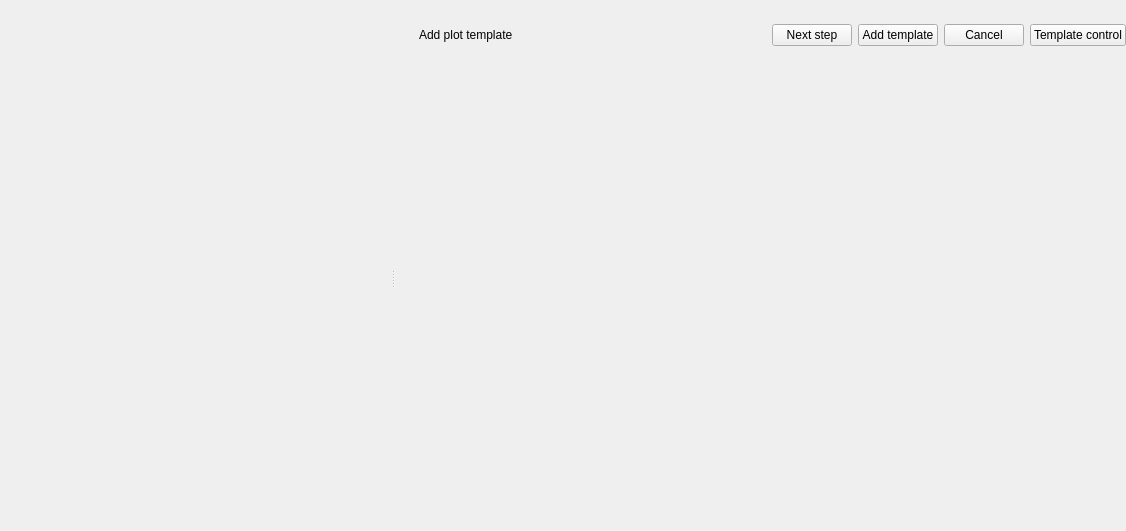
<?xml version="1.0" encoding="UTF-8"?>
<ui version="4.0">
 <class>PlotTemplateListWidget</class>
 <widget class="QWidget" name="PlotTemplateListWidget">
  <property name="geometry">
   <rect>
    <x>0</x>
    <y>0</y>
    <width>1126</width>
    <height>531</height>
   </rect>
  </property>
  <property name="windowTitle">
   <string>Form</string>
  </property>
  <layout class="QVBoxLayout" name="verticalLayout_8">
   <property name="spacing">
    <number>0</number>
   </property>
   <property name="leftMargin">
    <number>0</number>
   </property>
   <property name="topMargin">
    <number>24</number>
   </property>
   <property name="rightMargin">
    <number>0</number>
   </property>
   <property name="bottomMargin">
    <number>0</number>
   </property>
   <item>
    <widget class="QSplitter" name="splitter">
     <property name="orientation">
      <enum>Qt::Horizontal</enum>
     </property>
     <widget class="QStackedWidget" name="stwdtList">
      <property name="currentIndex">
       <number>1</number>
      </property>
      <widget class="QWidget" name="templateListEditPage">
       <layout class="QVBoxLayout" name="verticalLayout_7">
        <property name="leftMargin">
         <number>0</number>
        </property>
        <property name="topMargin">
         <number>0</number>
        </property>
        <property name="rightMargin">
         <number>0</number>
        </property>
        <property name="bottomMargin">
         <number>0</number>
        </property>
        <item>
         <widget class="QLabel" name="lExistTemplateList">
          <property name="text">
           <string>Plot template list</string>
          </property>
         </widget>
        </item>
        <item>
         <widget class="QTreeView" name="tvExistTemplateList"/>
        </item>
       </layout>
      </widget>
      <widget class="QWidget" name="templateListViewPage">
       <layout class="QVBoxLayout" name="verticalLayout_2">
        <property name="leftMargin">
         <number>0</number>
        </property>
        <property name="topMargin">
         <number>0</number>
        </property>
        <property name="rightMargin">
         <number>0</number>
        </property>
        <property name="bottomMargin">
         <number>0</number>
        </property>
        <item>
         <widget class="LibraryPlotTemplateWidget" name="wdtTemplateList" native="true"/>
        </item>
       </layout>
      </widget>
     </widget>
     <widget class="QWidget" name="layoutWidget">
      <layout class="QVBoxLayout" name="verticalLayout">
       <property name="leftMargin">
        <number>24</number>
       </property>
       <property name="topMargin">
        <number>0</number>
       </property>
       <item>
        <layout class="QHBoxLayout" name="horizontalLayout_3">
         <item>
          <widget class="QLabel" name="lAddTemplate">
           <property name="text">
            <string>Add plot template</string>
           </property>
          </widget>
         </item>
         <item>
          <spacer name="horizontalSpacer_2">
           <property name="orientation">
            <enum>Qt::Horizontal</enum>
           </property>
           <property name="sizeHint" stdset="0">
            <size>
             <width>0</width>
             <height>0</height>
            </size>
           </property>
          </spacer>
         </item>
         <item>
          <widget class="QPushButton" name="pbNextStep">
           <property name="text">
            <string>Next step</string>
           </property>
          </widget>
         </item>
         <item>
          <widget class="QPushButton" name="pbAddExistTemplate">
           <property name="text">
            <string>Add template</string>
           </property>
          </widget>
         </item>
         <item>
          <widget class="QPushButton" name="pbCancel">
           <property name="text">
            <string>Cancel</string>
           </property>
          </widget>
         </item>
         <item>
          <widget class="QPushButton" name="pbControlMenu">
           <property name="text">
            <string>Template control</string>
           </property>
          </widget>
         </item>
        </layout>
       </item>
       <item>
        <widget class="QStackedWidget" name="stwdtTemplate">
         <property name="currentIndex">
          <number>2</number>
         </property>
         <widget class="QWidget" name="templateViewPage">
          <layout class="QVBoxLayout" name="verticalLayout_3" stretch="0">
           <item>
            <widget class="QScrollArea" name="scrollArea_2">
             <property name="frameShape">
              <enum>QFrame::NoFrame</enum>
             </property>
             <property name="widgetResizable">
              <bool>true</bool>
             </property>
             <widget class="QWidget" name="scrollAreaWidgetContents_2">
              <property name="geometry">
               <rect>
                <x>0</x>
                <y>0</y>
                <width>65</width>
                <height>16</height>
               </rect>
              </property>
              <layout class="QVBoxLayout" name="verticalLayout_6" stretch="1">
               <property name="spacing">
                <number>6</number>
               </property>
               <property name="leftMargin">
                <number>0</number>
               </property>
               <property name="topMargin">
                <number>0</number>
               </property>
               <property name="rightMargin">
                <number>0</number>
               </property>
               <property name="bottomMargin">
                <number>0</number>
               </property>
               <item>
                <widget class="PlotTemplateViewWidget" name="wdtDetails" native="true"/>
               </item>
              </layout>
             </widget>
            </widget>
           </item>
          </layout>
         </widget>
         <widget class="QWidget" name="templateEditPage">
          <layout class="QVBoxLayout" name="verticalLayout_4" stretch="0">
           <property name="spacing">
            <number>0</number>
           </property>
           <property name="leftMargin">
            <number>0</number>
           </property>
           <property name="topMargin">
            <number>0</number>
           </property>
           <property name="rightMargin">
            <number>0</number>
           </property>
           <property name="bottomMargin">
            <number>0</number>
           </property>
           <item>
            <widget class="QScrollArea" name="scrollArea">
             <property name="frameShape">
              <enum>QFrame::NoFrame</enum>
             </property>
             <property name="widgetResizable">
              <bool>true</bool>
             </property>
             <widget class="QWidget" name="scrollAreaWidgetContents">
              <property name="geometry">
               <rect>
                <x>0</x>
                <y>0</y>
                <width>706</width>
                <height>473</height>
               </rect>
              </property>
              <layout class="QVBoxLayout" name="verticalLayout_5" stretch="0">
               <property name="leftMargin">
                <number>0</number>
               </property>
               <property name="topMargin">
                <number>0</number>
               </property>
               <property name="rightMargin">
                <number>0</number>
               </property>
               <property name="bottomMargin">
                <number>0</number>
               </property>
               <item>
                <widget class="PlotTemplateEditWidget" name="wdtEditTemplate" native="true"/>
               </item>
              </layout>
             </widget>
            </widget>
           </item>
          </layout>
         </widget>
         <widget class="QWidget" name="EmptyPage"/>
        </widget>
       </item>
      </layout>
     </widget>
    </widget>
   </item>
  </layout>
 </widget>
 <customwidgets>
  <customwidget>
   <class>PlotTemplateViewWidget</class>
   <extends>QWidget</extends>
   <header>ui/widgets/library/plot_template_view_widget.h</header>
   <container>1</container>
  </customwidget>
  <customwidget>
   <class>PlotTemplateEditWidget</class>
   <extends>QWidget</extends>
   <header>ui/widgets/library/plot_template_edit_widget.h</header>
   <container>1</container>
  </customwidget>
  <customwidget>
   <class>LibraryPlotTemplateWidget</class>
   <extends>QWidget</extends>
   <header>ui/widgets/library/library_plot_template_widget.h</header>
   <container>1</container>
  </customwidget>
 </customwidgets>
 <resources/>
 <connections/>
</ui>
